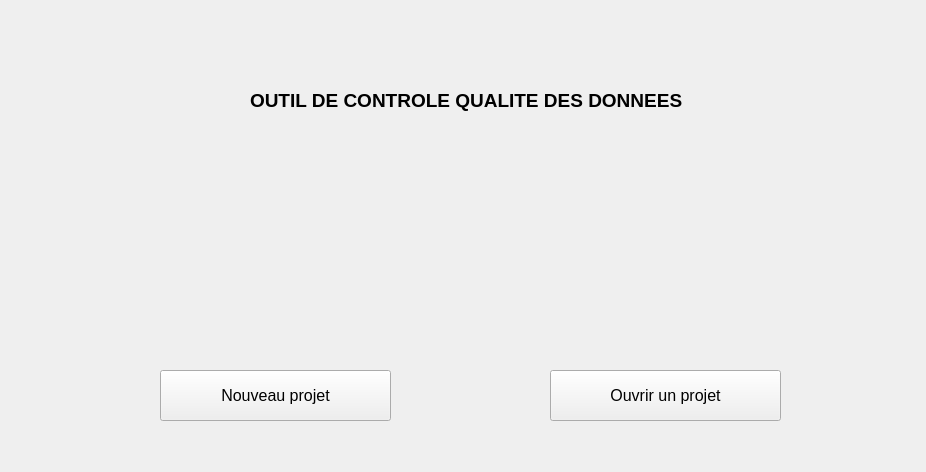
<?xml version="1.0" encoding="UTF-8"?>
<ui version="4.0">
 <class>Form</class>
 <widget class="QWidget" name="Form">
  <property name="geometry">
   <rect>
    <x>0</x>
    <y>0</y>
    <width>926</width>
    <height>472</height>
   </rect>
  </property>
  <property name="windowTitle">
   <string>Form</string>
  </property>
  <widget class="QLabel" name="label">
   <property name="geometry">
    <rect>
     <x>250</x>
     <y>60</y>
     <width>461</width>
     <height>81</height>
    </rect>
   </property>
   <property name="font">
    <font>
     <pointsize>14</pointsize>
     <weight>75</weight>
     <bold>true</bold>
    </font>
   </property>
   <property name="text">
    <string>OUTIL DE CONTROLE QUALITE DES DONNEES</string>
   </property>
  </widget>
  <widget class="QPushButton" name="newproject">
   <property name="geometry">
    <rect>
     <x>160</x>
     <y>370</y>
     <width>231</width>
     <height>51</height>
    </rect>
   </property>
   <property name="font">
    <font>
     <pointsize>12</pointsize>
    </font>
   </property>
   <property name="text">
    <string>Nouveau projet</string>
   </property>
  </widget>
  <widget class="QPushButton" name="openproject">
   <property name="geometry">
    <rect>
     <x>550</x>
     <y>370</y>
     <width>231</width>
     <height>51</height>
    </rect>
   </property>
   <property name="font">
    <font>
     <pointsize>12</pointsize>
    </font>
   </property>
   <property name="text">
    <string>Ouvrir un projet</string>
   </property>
  </widget>
 </widget>
 <resources/>
 <connections/>
</ui>
